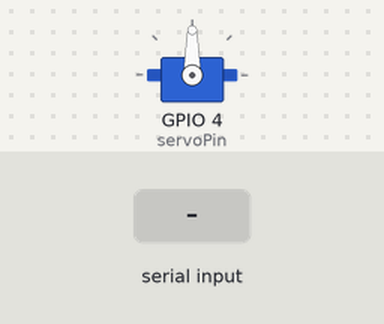
Bench run of a sketch on a simulated ESP32. Parts: servo. Inputs (shaded band) come from the test bench.

Above: at 1.2 s.
1.3 s: "90,45\n" received over Serial
At 2.1 s:
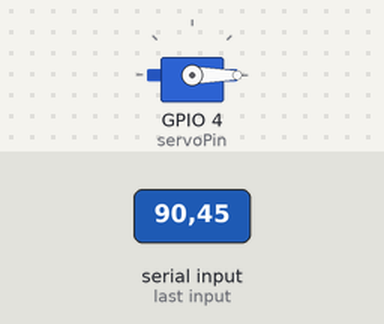
Timing chart, 0 to 4.3 s (numbered marks = the images above; inputs shaded):
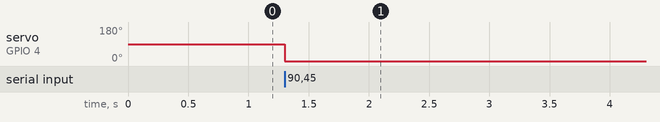

The sketch:

speed_neo.ino
```cpp
#include <ESP32Servo.h>

#define servoPin 4

Servo myservo;  //creamos un objeto servo
int vel = 1500;


void setup() {
  myservo.attach(servoPin);  // asignamos el pin 3 al servo.
   Serial.begin(115200);

}

void loop() {

  if(Serial.available() >= 1)
  {
    vel = Serial.parseInt(); //Leer un entero por serial
    if(vel != 0)
    {
      myservo.writeMicroseconds(vel);


}
}

}
```

Measured:
- after the input at 1.3 s, servo on GPIO 4 (servoPin): 90° → 0° at once
